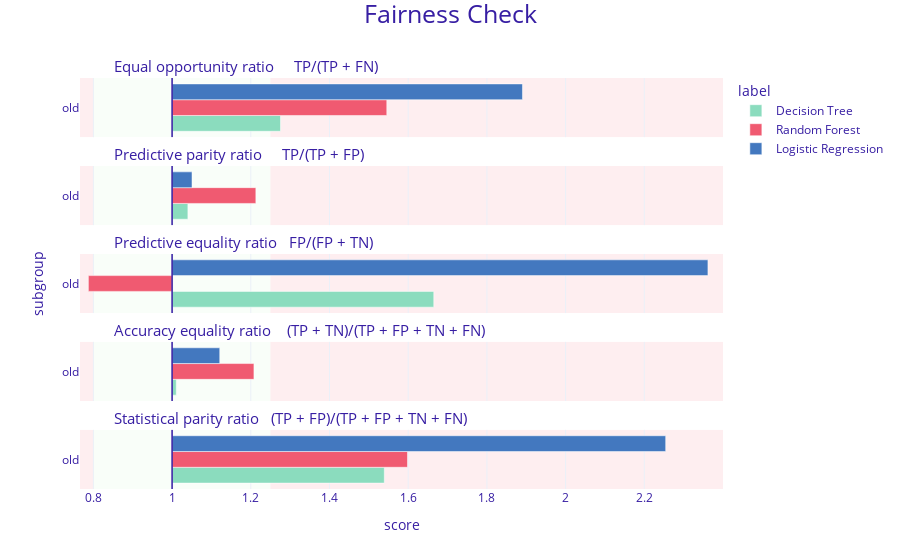

Notebook code for this chart:
### Markdown cell above
### Visualize the result

### Code cell
mf_tree.plot(objects=[mf_forest, mf_logreg])

### Figure 1 — Plotly figure (JSON) as saved in the notebook; plotly's stock layout.template omitted (floating-point values rounded to 4 significant figures)
{"data": [{"alignmentgroup": "True", "customdata": [["old", 1.276, "Decision Tree"]], "hovertemplate": "<b>%{customdata[2]}</b><br>Subgroup: %{customdata[0]}<br>Score: %{customdata[1]}<br><extra></extra>", "legendgroup": "Decision Tree", "marker": {"color": "#8bdcbe", "pattern": {"shape": ""}}, "name": "Decision Tree", "offsetgroup": "Decision Tree", "orientation": "h", "showlegend": true, "textposition": "auto", "type": "bar", "x": [0.2755], "xaxis": "x5", "y": [0.5], "yaxis": "y5"}, {"alignmentgroup": "True", "customdata": [["old", 1.04, "Decision Tree"]], "hovertemplate": "<b>%{customdata[2]}</b><br>Subgroup: %{customdata[0]}<br>Score: %{customdata[1]}<br><extra></extra>", "legendgroup": "Decision Tree", "marker": {"color": "#8bdcbe", "pattern": {"shape": ""}}, "name": "Decision Tree", "offsetgroup": "Decision Tree", "orientation": "h", "showlegend": false, "textposition": "auto", "type": "bar", "x": [0.04012], "xaxis": "x4", "y": [0.5], "yaxis": "y4"}, {"alignmentgroup": "True", "customdata": [["old", 1.665, "Decision Tree"]], "hovertemplate": "<b>%{customdata[2]}</b><br>Subgroup: %{customdata[0]}<br>Score: %{customdata[1]}<br><extra></extra>", "legendgroup": "Decision Tree", "marker": {"color": "#8bdcbe", "pattern": {"shape": ""}}, "name": "Decision Tree", "offsetgroup": "Decision Tree", "orientation": "h", "showlegend": false, "textposition": "auto", "type": "bar", "x": [0.665], "xaxis": "x3", "y": [0.5], "yaxis": "y3"}, {"alignmentgroup": "True", "customdata": [["old", 1.011, "Decision Tree"]], "hovertemplate": "<b>%{customdata[2]}</b><br>Subgroup: %{customdata[0]}<br>Score: %{customdata[1]}<br><extra></extra>", "legendgroup": "Decision Tree", "marker": {"color": "#8bdcbe", "pattern": {"shape": ""}}, "name": "Decision Tree", "offsetgroup": "Decision Tree", "orientation": "h", "showlegend": false, "textposition": "auto", "type": "bar", "x": [0.01057], "xaxis": "x2", "y": [0.5], "yaxis": "y2"}, {"alignmentgroup": "True", "customdata": [["old", 1.539, "Decision Tree"]], "hovertemplate": "<b>%{customdata[2]}</b><br>Subgroup: %{customdata[0]}<br>Score: %{customdata[1]}<br><extra></extra>", "legendgroup": "Decision Tree", "marker": {"color": "#8bdcbe", "pattern": {"shape": ""}}, "name": "Decision Tree", "offsetgroup": "Decision Tree", "orientation": "h", "showlegend": false, "textposition": "auto", "type": "bar", "x": [0.5393], "xaxis": "x", "y": [0.5], "yaxis": "y"}, {"alignmentgroup": "True", "customdata": [["old", 1.546, "Random Forest"]], "hovertemplate": "<b>%{customdata[2]}</b><br>Subgroup: %{customdata[0]}<br>Score: %{customdata[1]}<br><extra></extra>", "legendgroup": "Random Forest", "marker": {"color": "#f05a71", "pattern": {"shape": ""}}, "name": "Random Forest", "offsetgroup": "Random Forest", "orientation": "h", "showlegend": true, "textposition": "auto", "type": "bar", "x": [0.5456], "xaxis": "x5", "y": [0.5], "yaxis": "y5"}, {"alignmentgroup": "True", "customdata": [["old", 1.213, "Random Forest"]], "hovertemplate": "<b>%{customdata[2]}</b><br>Subgroup: %{customdata[0]}<br>Score: %{customdata[1]}<br><extra></extra>", "legendgroup": "Random Forest", "marker": {"color": "#f05a71", "pattern": {"shape": ""}}, "name": "Random Forest", "offsetgroup": "Random Forest", "orientation": "h", "showlegend": false, "textposition": "auto", "type": "bar", "x": [0.2128], "xaxis": "x4", "y": [0.5], "yaxis": "y4"}, {"alignmentgroup": "True", "customdata": [["old", 0.787, "Random Forest"]], "hovertemplate": "<b>%{customdata[2]}</b><br>Subgroup: %{customdata[0]}<br>Score: %{customdata[1]}<br><extra></extra>", "legendgroup": "Random Forest", "marker": {"color": "#f05a71", "pattern": {"shape": ""}}, "name": "Random Forest", "offsetgroup": "Random Forest", "orientation": "h", "showlegend": false, "textposition": "auto", "type": "bar", "x": [-0.2128], "xaxis": "x3", "y": [0.5], "yaxis": "y3"}, {"alignmentgroup": "True", "customdata": [["old", 1.208, "Random Forest"]], "hovertemplate": "<b>%{customdata[2]}</b><br>Subgroup: %{customdata[0]}<br>Score: %{customdata[1]}<br><extra></extra>", "legendgroup": "Random Forest", "marker": {"color": "#f05a71", "pattern": {"shape": ""}}, "name": "Random Forest", "offsetgroup": "Random Forest", "orientation": "h", "showlegend": false, "textposition": "auto", "type": "bar", "x": [0.208], "xaxis": "x2", "y": [0.5], "yaxis": "y2"}, {"alignmentgroup": "True", "customdata": [["old", 1.598, "Random Forest"]], "hovertemplate": "<b>%{customdata[2]}</b><br>Subgroup: %{customdata[0]}<br>Score: %{customdata[1]}<br><extra></extra>", "legendgroup": "Random Forest", "marker": {"color": "#f05a71", "pattern": {"shape": ""}}, "name": "Random Forest", "offsetgroup": "Random Forest", "orientation": "h", "showlegend": false, "textposition": "auto", "type": "bar", "x": [0.5982], "xaxis": "x", "y": [0.5], "yaxis": "y"}, {"alignmentgroup": "True", "customdata": [["old", 1.89, "Logistic Regression"]], "hovertemplate": "<b>%{customdata[2]}</b><br>Subgroup: %{customdata[0]}<br>Score: %{customdata[1]}<br><extra></extra>", "legendgroup": "Logistic Regression", "marker": {"color": "#4378bf", "pattern": {"shape": ""}}, "name": "Logistic Regression", "offsetgroup": "Logistic Regression", "orientation": "h", "showlegend": true, "textposition": "auto", "type": "bar", "x": [0.8904], "xaxis": "x5", "y": [0.5], "yaxis": "y5"}, {"alignmentgroup": "True", "customdata": [["old", 1.051, "Logistic Regression"]], "hovertemplate": "<b>%{customdata[2]}</b><br>Subgroup: %{customdata[0]}<br>Score: %{customdata[1]}<br><extra></extra>", "legendgroup": "Logistic Regression", "marker": {"color": "#4378bf", "pattern": {"shape": ""}}, "name": "Logistic Regression", "offsetgroup": "Logistic Regression", "orientation": "h", "showlegend": false, "textposition": "auto", "type": "bar", "x": [0.05058], "xaxis": "x4", "y": [0.5], "yaxis": "y4"}, {"alignmentgroup": "True", "customdata": [["old", 2.362, "Logistic Regression"]], "hovertemplate": "<b>%{customdata[2]}</b><br>Subgroup: %{customdata[0]}<br>Score: %{customdata[1]}<br><extra></extra>", "legendgroup": "Logistic Regression", "marker": {"color": "#4378bf", "pattern": {"shape": ""}}, "name": "Logistic Regression", "offsetgroup": "Logistic Regression", "orientation": "h", "showlegend": false, "textposition": "auto", "type": "bar", "x": [1.362], "xaxis": "x3", "y": [0.5], "yaxis": "y3"}, {"alignmentgroup": "True", "customdata": [["old", 1.121, "Logistic Regression"]], "hovertemplate": "<b>%{customdata[2]}</b><br>Subgroup: %{customdata[0]}<br>Score: %{customdata[1]}<br><extra></extra>", "legendgroup": "Logistic Regression", "marker": {"color": "#4378bf", "pattern": {"shape": ""}}, "name": "Logistic Regression", "offsetgroup": "Logistic Regression", "orientation": "h", "showlegend": false, "textposition": "auto", "type": "bar", "x": [0.1211], "xaxis": "x2", "y": [0.5], "yaxis": "y2"}, {"alignmentgroup": "True", "customdata": [["old", 2.254, "Logistic Regression"]], "hovertemplate": "<b>%{customdata[2]}</b><br>Subgroup: %{customdata[0]}<br>Score: %{customdata[1]}<br><extra></extra>", "legendgroup": "Logistic Regression", "marker": {"color": "#4378bf", "pattern": {"shape": ""}}, "name": "Logistic Regression", "offsetgroup": "Logistic Regression", "orientation": "h", "showlegend": false, "textposition": "auto", "type": "bar", "x": [1.254], "xaxis": "x", "y": [0.5], "yaxis": "y"}], "layout": {"annotations": [{"font": {"size": 15}, "showarrow": false, "text": "Statistical parity ratio   (TP + FP)/(TP + FP + TN + FN)", "x": 0.05, "xanchor": "left", "xref": "paper", "y": 0.144, "yanchor": "bottom", "yref": "paper"}, {"font": {"size": 15}, "showarrow": false, "text": "Accuracy equality ratio    (TP + TN)/(TP + FP + TN + FN)", "x": 0.05, "xanchor": "left", "xref": "paper", "y": 0.358, "yanchor": "bottom", "yref": "paper"}, {"font": {"size": 15}, "showarrow": false, "text": "Predictive equality ratio   FP/(FP + TN)", "x": 0.05, "xanchor": "left", "xref": "paper", "y": 0.572, "yanchor": "bottom", "yref": "paper"}, {"font": {"size": 15}, "showarrow": false, "text": "Predictive parity ratio     TP/(TP + FP)", "x": 0.05, "xanchor": "left", "xref": "paper", "y": 0.786, "yanchor": "bottom", "yref": "paper"}, {"font": {"size": 15}, "showarrow": false, "text": "Equal opportunity ratio     TP/(TP + FN)", "x": 0.05, "xanchor": "left", "xref": "paper", "y": 1, "yanchor": "bottom", "yref": "paper"}], "barmode": "group", "font": {"color": "#371ea3"}, "legend": {"title": {"text": "label"}, "tracegroupgap": 0}, "margin": {"b": 71, "r": 30, "t": 78}, "shapes": [{"fillcolor": "#f05a71", "layer": "below", "line": {"width": 0}, "opacity": 0.1, "type": "rect", "x0": 0.25, "x1": 1.4, "xref": "x", "y0": 0, "y1": 1, "yref": "y"}, {"fillcolor": "#f05a71", "layer": "below", "line": {"width": 0}, "opacity": 0.1, "type": "rect", "x0": -0.234, "x1": -0.2, "xref": "x", "y0": 0, "y1": 1, "yref": "y"}, {"fillcolor": "#c7f5bf", "layer": "below", "line": {"width": 0}, "opacity": 0.1, "type": "rect", "x0": -0.2, "x1": 0.25, "xref": "x", "y0": 0, "y1": 1, "yref": "y"}, {"line": {"color": "#371ea3", "width": 1.5}, "type": "line", "x0": 0, "x1": 0, "xref": "x", "y0": 0, "y1": 1, "yref": "y"}, {"fillcolor": "#f05a71", "layer": "below", "line": {"width": 0}, "opacity": 0.1, "type": "rect", "x0": 0.25, "x1": 1.4, "xref": "x", "y0": 0, "y1": 1, "yref": "y2"}, {"fillcolor": "#f05a71", "layer": "below", "line": {"width": 0}, "opacity": 0.1, "type": "rect", "x0": -0.234, "x1": -0.2, "xref": "x", "y0": 0, "y1": 1, "yref": "y2"}, {"fillcolor": "#c7f5bf", "layer": "below", "line": {"width": 0}, "opacity": 0.1, "type": "rect", "x0": -0.2, "x1": 0.25, "xref": "x", "y0": 0, "y1": 1, "yref": "y2"}, {"line": {"color": "#371ea3", "width": 1.5}, "type": "line", "x0": 0, "x1": 0, "xref": "x", "y0": 0, "y1": 1, "yref": "y2"}, {"fillcolor": "#f05a71", "layer": "below", "line": {"width": 0}, "opacity": 0.1, "type": "rect", "x0": 0.25, "x1": 1.4, "xref": "x", "y0": 0, "y1": 1, "yref": "y3"}, {"fillcolor": "#f05a71", "layer": "below", "line": {"width": 0}, "opacity": 0.1, "type": "rect", "x0": -0.234, "x1": -0.2, "xref": "x", "y0": 0, "y1": 1, "yref": "y3"}, {"fillcolor": "#c7f5bf", "layer": "below", "line": {"width": 0}, "opacity": 0.1, "type": "rect", "x0": -0.2, "x1": 0.25, "xref": "x", "y0": 0, "y1": 1, "yref": "y3"}, {"line": {"color": "#371ea3", "width": 1.5}, "type": "line", "x0": 0, "x1": 0, "xref": "x", "y0": 0, "y1": 1, "yref": "y3"}, {"fillcolor": "#f05a71", "layer": "below", "line": {"width": 0}, "opacity": 0.1, "type": "rect", "x0": 0.25, "x1": 1.4, "xref": "x", "y0": 0, "y1": 1, "yref": "y4"}, {"fillcolor": "#f05a71", "layer": "below", "line": {"width": 0}, "opacity": 0.1, "type": "rect", "x0": -0.234, "x1": -0.2, "xref": "x", "y0": 0, "y1": 1, "yref": "y4"}, {"fillcolor": "#c7f5bf", "layer": "below", "line": {"width": 0}, "opacity": 0.1, "type": "rect", "x0": -0.2, "x1": 0.25, "xref": "x", "y0": 0, "y1": 1, "yref": "y4"}, {"line": {"color": "#371ea3", "width": 1.5}, "type": "line", "x0": 0, "x1": 0, "xref": "x", "y0": 0, "y1": 1, "yref": "y4"}, {"fillcolor": "#f05a71", "layer": "below", "line": {"width": 0}, "opacity": 0.1, "type": "rect", "x0": 0.25, "x1": 1.4, "xref": "x", "y0": 0, "y1": 1, "yref": "y5"}, {"fillcolor": "#f05a71", "layer": "below", "line": {"width": 0}, "opacity": 0.1, "type": "rect", "x0": -0.234, "x1": -0.2, "xref": "x", "y0": 0, "y1": 1, "yref": "y5"}, {"fillcolor": "#c7f5bf", "layer": "below", "line": {"width": 0}, "opacity": 0.1, "type": "rect", "x0": -0.2, "x1": 0.25, "xref": "x", "y0": 0, "y1": 1, "yref": "y5"}, {"line": {"color": "#371ea3", "width": 1.5}, "type": "line", "x0": 0, "x1": 0, "xref": "x", "y0": 0, "y1": 1, "yref": "y5"}], "title": {"font": {"size": 25}, "text": "Fairness Check", "x": 0.5, "y": 0.99}, "xaxis": {"anchor": "y", "domain": [0, 1], "range": [-0.234, 1.4], "ticktext": [0.6, 0.8, 1, 1.2, 1.4, 1.6, 1.8, 2, 2.2, 1], "tickvals": [-0.4, -0.2, 0, 0.2, 0.4, 0.6, 0.8, 1, 1.2, 0], "title": {"text": "score"}}, "xaxis2": {"anchor": "y2", "domain": [0, 1], "matches": "x", "range": [-0.234, 1.4], "showticklabels": false, "ticktext": [0.6, 0.8, 1, 1.2, 1.4, 1.6, 1.8, 2, 2.2, 1], "tickvals": [-0.4, -0.2, 0, 0.2, 0.4, 0.6, 0.8, 1, 1.2, 0]}, "xaxis3": {"anchor": "y3", "domain": [0, 1], "matches": "x", "range": [-0.234, 1.4], "showticklabels": false, "ticktext": [0.6, 0.8, 1, 1.2, 1.4, 1.6, 1.8, 2, 2.2, 1], "tickvals": [-0.4, -0.2, 0, 0.2, 0.4, 0.6, 0.8, 1, 1.2, 0]}, "xaxis4": {"anchor": "y4", "domain": [0, 1], "matches": "x", "range": [-0.234, 1.4], "showticklabels": false, "ticktext": [0.6, 0.8, 1, 1.2, 1.4, 1.6, 1.8, 2, 2.2, 1], "tickvals": [-0.4, -0.2, 0, 0.2, 0.4, 0.6, 0.8, 1, 1.2, 0]}, "xaxis5": {"anchor": "y5", "domain": [0, 1], "matches": "x", "range": [-0.234, 1.4], "showticklabels": false, "ticktext": [0.6, 0.8, 1, 1.2, 1.4, 1.6, 1.8, 2, 2.2, 1], "tickvals": [-0.4, -0.2, 0, 0.2, 0.4, 0.6, 0.8, 1, 1.2, 0]}, "yaxis": {"anchor": "x", "domain": [0, 0.144], "range": [0, 1], "showgrid": false, "ticktext": ["old"], "tickvals": [0.5], "title": {"text": ""}, "zeroline": false}, "yaxis2": {"anchor": "x2", "domain": [0.214, 0.358], "matches": "y", "range": [0, 1], "showgrid": false, "ticktext": ["old"], "tickvals": [0.5], "title": {"text": ""}, "zeroline": false}, "yaxis3": {"anchor": "x3", "domain": [0.428, 0.572], "matches": "y", "range": [0, 1], "showgrid": false, "ticktext": ["old"], "tickvals": [0.5], "title": {"text": "subgroup"}, "zeroline": false}, "yaxis4": {"anchor": "x4", "domain": [0.642, 0.786], "matches": "y", "range": [0, 1], "showgrid": false, "ticktext": ["old"], "tickvals": [0.5], "title": {"text": ""}, "zeroline": false}, "yaxis5": {"anchor": "x5", "domain": [0.856, 1], "matches": "y", "range": [0, 1], "showgrid": false, "ticktext": ["old"], "tickvals": [0.5], "title": {"text": ""}, "zeroline": false}}}
